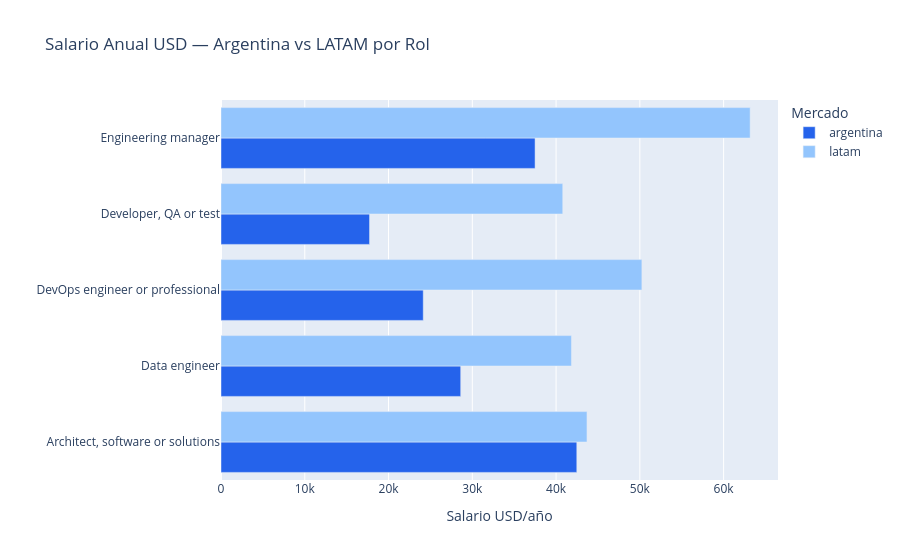

Source (notebook cell):
### Code cell
brecha = df.groupby('rol_estandar').agg(
    argentina=('salario_usd_anual', 'median'),
    latam=('salario_usd_anual_latam', 'first')
).dropna().reset_index()

brecha_melted = brecha.melt(
    id_vars='rol_estandar', 
    value_vars=['argentina', 'latam'],
    var_name='mercado', 
    value_name='salario_usd_anual'
)

fig = px.bar(
    brecha_melted,
    x='salario_usd_anual',
    y='rol_estandar',
    color='mercado',
    barmode='group',
    orientation='h',
    title='Salario Anual USD — Argentina vs LATAM por Rol',
    labels={'salario_usd_anual': 'Salario USD/año', 'rol_estandar': '', 'mercado': 'Mercado'},
    color_discrete_map={'argentina': '#2563eb', 'latam': '#93c5fd'}
)
fig.show()

### Figure 1 — Plotly figure (JSON) as saved in the notebook; plotly's stock layout.template omitted (floating-point values rounded to 4 significant figures)
{"data": [{"alignmentgroup": "True", "hovertemplate": "Mercado=argentina<br>Salario USD/año=%{x}<br>=%{y}<extra></extra>", "legendgroup": "argentina", "marker": {"color": "#2563eb", "pattern": {"shape": ""}}, "name": "argentina", "offsetgroup": "argentina", "orientation": "h", "showlegend": true, "textposition": "auto", "type": "bar", "x": [42470.0, 28610.0, 24140.0, 17730.0, 37490.0], "xaxis": "x", "y": ["Architect, software or solutions", "Data engineer", "DevOps engineer or professional", "Developer, QA or test", "Engineering manager"], "yaxis": "y"}, {"alignmentgroup": "True", "hovertemplate": "Mercado=latam<br>Salario USD/año=%{x}<br>=%{y}<extra></extra>", "legendgroup": "latam", "marker": {"color": "#93c5fd", "pattern": {"shape": ""}}, "name": "latam", "offsetgroup": "latam", "orientation": "h", "showlegend": true, "textposition": "auto", "type": "bar", "x": [43690.0, 41830.0, 50240.0, 40790.0, 63170.0], "xaxis": "x", "y": ["Architect, software or solutions", "Data engineer", "DevOps engineer or professional", "Developer, QA or test", "Engineering manager"], "yaxis": "y"}], "layout": {"barmode": "group", "legend": {"title": {"text": "Mercado"}, "tracegroupgap": 0}, "title": {"text": "Salario Anual USD — Argentina vs LATAM por Rol"}, "xaxis": {"anchor": "y", "domain": [0, 1], "title": {"text": "Salario USD/año"}}, "yaxis": {"anchor": "x", "domain": [0, 1], "title": {"text": ""}}}}
